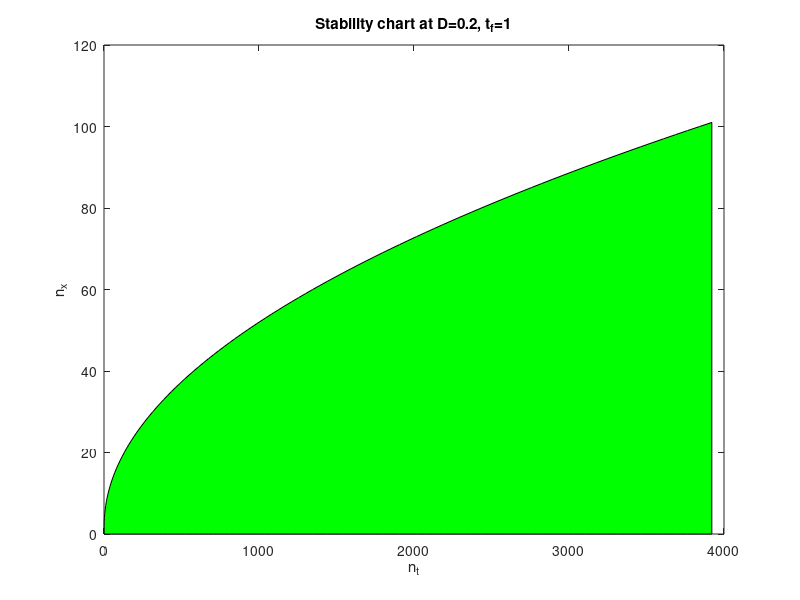

MATLAB code to generate this figure:
clc
clear
close all

D = 0.2;
F = 0.5;
tf = 1;
nx(1)=1;
nt(1)=tf*D/F*(nx(1)-1)^2+1;
nxm=100;

for i = 1:nxm
     nt(i+1) = tf*D/F*(nx(i)-1)^2+1;
     nx(i+1) = nx(i)+1
end

area(nt,nx,'facecolor','green')
ylabel('n_x')
xlabel('n_t')
title('Stability chart at D=0.2, t_f=1')